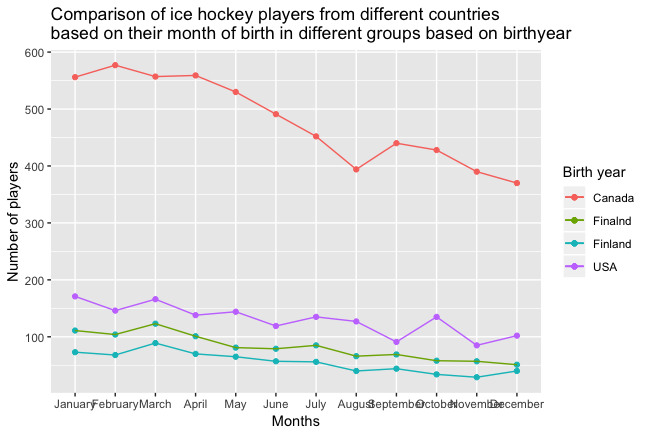

This chart was generated by the following R code:
setwd("C:/Users/Reina Borst/Desktop/UCU sem 4/Data Analysis for LAS/Group Project")
library(tidyverse)
library(plyr)

#Select only Canada in CLI
finland2 <- read.csv('finland_only2.csv')

#Make sure birth dates are recognised as dates
finland_adapted <- finland2 %>%
  mutate(
    dates = as.Date(birthDate),
    months = format(dates,'%m')
  )

finland_adapted$months <- revalue(finland_adapted$months, c("01"="1"))
finland_adapted$months <- revalue(finland_adapted$months, c("02"="2"))
finland_adapted$months <- revalue(finland_adapted$months, c("03"="3"))
finland_adapted$months <- revalue(finland_adapted$months, c("04"="4"))
finland_adapted$months <- revalue(finland_adapted$months, c("05"="5"))
finland_adapted$months <- revalue(finland_adapted$months, c("06"="6"))
finland_adapted$months <- revalue(finland_adapted$months, c("07"="7"))
finland_adapted$months <- revalue(finland_adapted$months, c("08"="8"))
finland_adapted$months <- revalue(finland_adapted$months, c("09"="9"))

finland_adapted2 <- finland_adapted %>%
  mutate(
    month_text = case_when(
      months == 1 ~ 'January',
      months == 2 ~ 'February',
      months == 3 ~ 'March',
      months == 4 ~ 'April',
      months == 5 ~ 'May',
      months == 6 ~ 'June',
      months == 7 ~ 'July',
      months == 8 ~ 'August',
      months == 9 ~ 'September',
      months == 10 ~ 'October',
      months == 11 ~ 'November',
      months == 12 ~ 'December'
    )
  )

finland_adapted2$abbmonths <- factor(finland_adapted2$month_text, levels = c("January", "February", "March", "April", "May", "June", "July", "August", "September", "October", "November", "December"))

#Select only Canada in CLI
sweden2 <- read.csv('sweden_only2.csv')

#Make sure birth dates are recognised as dates
sweden_adapted <- sweden2 %>%
  mutate(
    dates = as.Date(birthDate),
    months = format(dates,'%m')
  )

sweden_adapted$months <- revalue(sweden_adapted$months, c("01"="1"))
sweden_adapted$months <- revalue(sweden_adapted$months, c("02"="2"))
sweden_adapted$months <- revalue(sweden_adapted$months, c("03"="3"))
sweden_adapted$months <- revalue(sweden_adapted$months, c("04"="4"))
sweden_adapted$months <- revalue(sweden_adapted$months, c("05"="5"))
sweden_adapted$months <- revalue(sweden_adapted$months, c("06"="6"))
sweden_adapted$months <- revalue(sweden_adapted$months, c("07"="7"))
sweden_adapted$months <- revalue(sweden_adapted$months, c("08"="8"))
sweden_adapted$months <- revalue(sweden_adapted$months, c("09"="9"))

sweden_adapted2 <- sweden_adapted %>%
  mutate(
    month_text = case_when(
      months == 1 ~ 'January',
      months == 2 ~ 'February',
      months == 3 ~ 'March',
      months == 4 ~ 'April',
      months == 5 ~ 'May',
      months == 6 ~ 'June',
      months == 7 ~ 'July',
      months == 8 ~ 'August',
      months == 9 ~ 'September',
      months == 10 ~ 'October',
      months == 11 ~ 'November',
      months == 12 ~ 'December'
    )
  )

sweden_adapted2$abbmonths <- factor(sweden_adapted2$month_text, levels = c("January", "February", "March", "April", "May", "June", "July", "August", "September", "October", "November", "December"))

ggplot() +
  geom_bar(data=sweden_adapted2, mapping=aes(x=abbmonths, fill=abbmonths), colour='black') +
  scale_fill_brewer(palette="Set3") +
  scale_fill_discrete(name="Months") +
  theme(legend.position = "none") +
  labs(title = "Number of Swedish ice hockey players \nbased on their month of birth", x = "Months", y = "Number of players")

us2 <- read.csv('us_only2.csv')

#Make sure birth dates are recognised as dates
us_adapted <- us2 %>%
  mutate(
    dates = as.Date(birthDate),
    months = format(dates,'%m')
  )

us_adapted$months <- revalue(us_adapted$months, c("01"="1"))
us_adapted$months <- revalue(us_adapted$months, c("02"="2"))
us_adapted$months <- revalue(us_adapted$months, c("03"="3"))
us_adapted$months <- revalue(us_adapted$months, c("04"="4"))
us_adapted$months <- revalue(us_adapted$months, c("05"="5"))
us_adapted$months <- revalue(us_adapted$months, c("06"="6"))
us_adapted$months <- revalue(us_adapted$months, c("07"="7"))
us_adapted$months <- revalue(us_adapted$months, c("08"="8"))
us_adapted$months <- revalue(us_adapted$months, c("09"="9"))

us_adapted2 <- us_adapted %>%
  mutate(
    month_text = case_when(
      months == 1 ~ 'January',
      months == 2 ~ 'February',
      months == 3 ~ 'March',
      months == 4 ~ 'April',
      months == 5 ~ 'May',
      months == 6 ~ 'June',
      months == 7 ~ 'July',
      months == 8 ~ 'August',
      months == 9 ~ 'September',
      months == 10 ~ 'October',
      months == 11 ~ 'November',
      months == 12 ~ 'December'
    )
  )

us_adapted2$abbmonths <- factor(us_adapted2$month_text, levels = c("January", "February", "March", "April", "May", "June", "July", "August", "September", "October", "November", "December"))

ggplot() +
  geom_bar(data=us_adapted2, mapping=aes(x=abbmonths, fill=abbmonths), colour='black') +
  scale_fill_brewer(palette="Set3") +
  scale_fill_discrete(name="Months") +
  theme(legend.position = "none") +
  labs(title = "Number of USA ice hockey players \nbased on their month of birth", x = "Months", y = "Number of players")

setwd("C:/Users/Reina Borst/Desktop/UCU sem 4/Data Analysis for LAS/Group Project")
library(tidyverse)
library(plyr)

#Select only Canada in CLI
canadians2 <- read.csv('new_canada_only2.csv')

#Make sure birth dates are recognised as dates
canadians_adapted <- canadians2 %>% 
  mutate(
    dates = as.Date(birthDate),
    months = format(dates,'%m')
  )
canadians_adapted <- canadians_adapted %>%
  mutate( 
    month_text = case_when( 
      months == '01' ~ 'January', 
      months == '02' ~ 'February', 
      months == '03' ~ 'March', 
      months == '04' ~ 'April', 
      months == '05' ~ 'May', 
      months == '06' ~ 'June', 
      months == '07' ~ 'July', 
      months == '08' ~ 'August', 
      months == '09' ~ 'September', 
      months == '10' ~ 'October', 
      months == '11' ~ 'November', 
      months == '12' ~ 'December' 
    ) 
  )

canadians_adapted$month_text <- factor(canadians_adapted$month_text, levels = c("January", "February", "March", "April", "May", "June", "July", "August", "September", "October", "November", "December"))

ggplot()+
  geom_point(data = canadians_adapted, mapping=aes(x=month_text, y=..count..,color='Canada'), stat='count')+
  geom_line(data =canadians_adapted, mapping = aes(x=month_text, y=..count.., group=1, color='Canada'), stat='count')+
  geom_point(data = finland_adapted2, mapping=aes(x=month_text, ..count.., color='Finland'), stat='count')+
  geom_line(data =finland_adapted2, mapping = aes(x=month_text, ..count..,group=1, color='Finland'), stat='count')+
  geom_point(data = sweden_adapted2, mapping=aes(x=month_text, ..count..,color='Finland'), stat='count' )+
  geom_line(data =sweden_adapted2, mapping = aes(x=month_text, ..count..,group=1, color='Finalnd'), stat='count')+
  geom_point(data = us_adapted2, mapping=aes(x=month_text, ..count.., color='USA'), stat='count')+
  geom_line(data =us_adapted2, mapping = aes(x=month_text, ..count..,group=1, color='USA'), stat='count')+
  labs(title = "Comparison of ice hockey players from different countries \nbased on their month of birth in different groups based on birthyear", x = "Months", y = "Number of players", color='Birth year')
